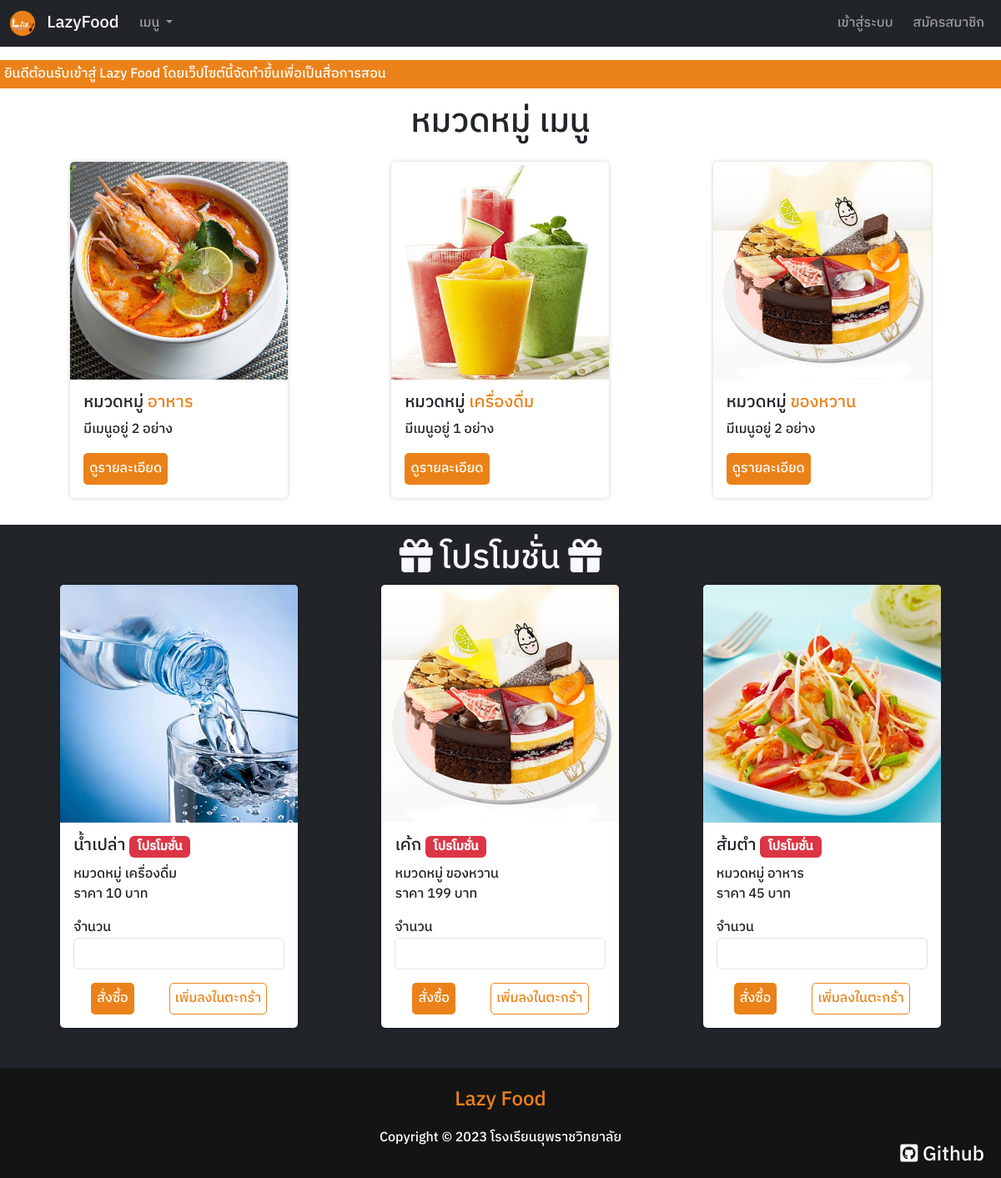
The page / on the database its author committed.
### tables this page shows
CREATE TABLE `Menu` (
  `m_id` int(11) NOT NULL,
  `m_name` varchar(255) NOT NULL,
  `m_type` varchar(255) NOT NULL,
  `m_price` int(11) NOT NULL,
  `m_image` varchar(255) NOT NULL,
  `m_promotion` tinyint(1) NOT NULL
);

### connect/server.php (called while the page is built, shortened)
<?php session_start();
    class DB_conn {
        function __construct() {
            $conn = mysqli_connect(DB_host, DB_user, DB_pass, DB_name);
            $this->dbconn = $conn;
        }
    }

### class/client_db.php (called while the page is built, shortened)
<?php
    class Client_DB extends DB_conn {
        public function readmenutypecount($type) {
            $sql = "SELECT COUNT(*) FROM Menu WHERE m_type = '$type'";
            $result = mysqli_query($this->dbconn, $sql);
            $row = mysqli_fetch_array($result);
            return $row[0];
        }
        public function readmenupromotion() {
            $sql = "SELECT * FROM Menu WHERE m_promotion = '1'";
            $result = mysqli_query($this->dbconn, $sql);
            return $result;
        }
    }

### component/card.php (the view, shortened to what this page needs)
<?php require_once './connect/server.php'; ?>
<div class="card p-0 col-10 col-md-4 col-lg-3 m-auto mb-3">
    <img src="./uploads/<?php echo $row['m_image'] ?>" class="card-img-top" alt="...">
    <div class="card-body">
        <h5 class="card-title"><?php echo $row['m_name'] ?>
            <?php if ($row['m_promotion'] == 1) { ?>
                <span class="badge bg-danger">โปรโมชั่น</span>
            <?php } ?>
        </h5>
        <p class="card-text">
            หมวดหมู่ <?php echo $row['m_type'] ?> <br>
            ราคา <?php echo $row['m_price'] ?> บาท
        </p>
        <form action="./process/buy_db.php" method="post">
            <label class="form-lable" for="menuquan<?php echo $row['m_id'] ?>">จำนวน</label>
            <input type="number" class="form-control" name="menuquan" min="1" id="menuquan<?php echo $row['m_id'] ?>" autocomplete="off" required>
            <div class="d-block d-md-flex mt-3">
                <button type="submit" name="buy" class="btn btn-color m-auto">สั่งซื้อ</button>
                <button type="submit" name="addtocart" class="btn btn-outline-color m-auto">เพิ่มลงในตะกร้า</button>
            </div>
        </form>
    </div>
</div>

### index.php (shortened to what this page needs)
<?php require_once './connect/server.php';
require_once './class/client_db.php';
    $dbclinet = new Client_DB();
    $readmenupromotion = $dbclinet->readmenupromotion();
    $nums_promotion = mysqli_num_rows($readmenupromotion);
?>
<!DOCTYPE html>
<html lang="en">
<head>
    <link rel="stylesheet" href="./framework/css/bootstrap.min.css">
    <link rel="stylesheet" href="https://cdnjs.cloudflare.com/ajax/libs/font-awesome/6.2.1/css/all.min.css">
    <link rel="stylesheet" href="./dist/css/main.css">
</head>
<body>
    <?php include_once './component/navbar.php' ?>
    <div class="mt-5">
        <marquee behavior="" direction="" class="marq">
            ยินดีต้อนรับเข้าสู่ Lazy Food โดยเว็ปไซต์นี้จัดทำขึ้นเพื่อเป็นสื่อการสอน
        </marquee>
    </div>
    <div class="container mt-3">
        <h1 class="text-center mb-4">หมวดหมู่ เมนู</h1>
        <div class="row gap-lg-3 mb-3">
            <div class="col-10 col-md-4 col-lg-3 m-auto">
                <div class="card p-0 mb-3">
                    <img src="./data/oldimage/foodmenu.jpg" class="card-img-top" alt="...">
                    <div class="card-body">
                        <h5 class="card-title">หมวดหมู่ <r class="color">อาหาร</r></h5>
                        <p class="card-text">มีเมนูอยู่ <?php echo $dbclinet->readmenutypecount("อาหาร") ?> อย่าง</p>
                        <a href="./menu.php?menutype=อาหาร" class="btn btn-color">ดูรายละเอียด</a>
                    </div>
                </div>
            </div>
            <div class="col-10 col-md-4 col-lg-3 m-auto">
                <div class="card p-0 mb-3">
                    <img src="./data/oldimage/drinkmenu.jpg" class="card-img-top" alt="...">
                    <div class="card-body">
                        <h5 class="card-title">หมวดหมู่ <r class="color">เครื่องดื่ม</r></h5>
                        <p class="card-text">มีเมนูอยู่ <?php echo $dbclinet->readmenutypecount("เครื่องดื่ม") ?> อย่าง</p>
                        <a href="./menu.php?menutype=เครื่องดื่ม" class="btn btn-color">ดูรายละเอียด</a>
                    </div>
                </div>
            </div>
            <div class="col-10 col-md-4 col-lg-3 m-auto">
                <div class="card p-0 mb-3">
                    <img src="./data/oldimage/dessertmenu.png" class="card-img-top" alt="...">
                    <div class="card-body">
                        <h5 class="card-title">หมวดหมู่ <r class="color">ของหวาน</r></h5>
                        <p class="card-text">มีเมนูอยู่ <?php echo $dbclinet->readmenutypecount("ของหวาน") ?> อย่าง</p>
                        <a href="./menu.php?menutype=ของหวาน" class="btn btn-color">ดูรายละเอียด</a>
                    </div>
                </div>
            </div>
        </div>
    </div>
    <?php if ($nums_promotion > 0) { ?>
        <div class="promotion p-3">
            <div class="container mb-3">
                <h1 class="text-light text-center"><i class="fa-solid fa-gift"></i> โปรโมชั่น <i class="fa-solid fa-gift"></i></h1>
                <div class="row gap-3">
                    <?php while ($row = mysqli_fetch_assoc($readmenupromotion)) { ?>
                        <?php include './component/card.php' ?>
                    <?php } ?>
                </div>
            </div>
        </div>
    <?php } ?>
    <div class="w-100 mt-auto">
        <?php include_once './component/footer.php' ?>
    </div>
</body>
</html>

### index.php (style rules this page uses)
body { display: flex; flex-direction: column; min-height: 100vh; }

### rows shown on the page
menu: m_image (picture), m_name "น้ำเปล่า", m_promotion "โปรโมชั่น", m_type "เครื่องดื่ม", m_price "10"
menu: m_image (picture), m_name "เค้ก", m_promotion "โปรโมชั่น", m_type "ของหวาน", m_price "199"
menu: m_image (picture), m_name "ส้มตำ", m_promotion "โปรโมชั่น", m_type "อาหาร", m_price "45"

### other values the page prints
$dbclinet->readmenutypecount("อาหาร") "2"
$dbclinet->readmenutypecount("เครื่องดื่ม") "1"
$dbclinet->readmenutypecount("ของหวาน") "2"
